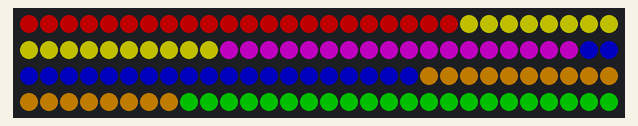
A sketch run on a simulated Arduino Uno, built with avr-gcc and run on an emulated ATmega328P. On the bench: 120 RGB LEDs in strip order, left to right, continuing on the next row. Dim RGB values are drawn brighter than linear.

Above: at 0.1 s.

The sketch:

DriverLights.ino
```cpp
/* This example shows how to display a moving rainbow pattern on
 * an APA102-based LED strip. */

/* By default, the APA102 uses pinMode and digitalWrite to write
 * to the LEDs, which works on all Arduino-compatible boards but
 * might be slow.  If you have a board supported by the FastGPIO
 * library and want faster LED updates, then install the
 * FastGPIO library and uncomment the next two lines: */
// #include <FastGPIO.h>
// #define APA102_USE_FAST_GPIO

#include <APA102.h>

// Define which pins to use.
const uint8_t dataPin = 11;
const uint8_t clockPin = 12;

// Create an object for writing to the LED strip.
APA102<dataPin, clockPin> ledStrip;

// Set the number of LEDs to control.
const uint16_t ledCount = 120;

// Create a buffer for holding the colors (3 bytes per color).
rgb_color colors[ledCount];

// Set the brightness to use (the maximum is 31).
//const uint8_t brightness = 10;
void setup()
{
}
// Converts a color from HSV to RGB.
// h is hue, as a number between 0 and 360.
// s is the saturation, as a number between 0 and 255.
// v is the value, as a number between 0 and 255.
rgb_color hsvToRgb(uint16_t h, uint8_t s, uint8_t v)
{
    uint8_t f = (h % 60) * 255 / 60;
    uint8_t p = (255 - s) * (uint16_t)v / 255;
    uint8_t q = (255 - f * (uint16_t)s / 255) * (uint16_t)v / 255;
    uint8_t t = (255 - (255 - f) * (uint16_t)s / 255) * (uint16_t)v / 255;
    uint8_t r = 0, g = 0, b = 0;
    switch((h / 60) % 6){
        case 0: r = v; g = t; b = p; break;
        case 1: r = q; g = v; b = p; break;
        case 2: r = p; g = v; b = t; break;
        case 3: r = p; g = q; b = v; break;
        case 4: r = t; g = p; b = v; break;
        case 5: r = v; g = p; b = q; break;
    }

}

//red, yellow, purple, blue, orange, green
int led_start_index_per_section[] = { 0, 22, 40, 58, 80, 98 };
int num_leds_per_section[] = { 22, 18, 18, 22, 18, 22 };
int red_value_per_section[] = {255, 255, 255, 0, 255, 0 };
int green_value_per_section[] = { 0, 255, 0, 0, 165, 255 };
int blue_value_per_section[] = { 0, 0, 255, 255, 0, 0 };
int intensity_per_section[] = { 10, 10, 10, 10, 10, 10 };

void setLight(int color, boolean lightState)
{
    if ( 0 <= color <=5 )
    {
     if (lightState == true)
        {
          intensity_per_section[color] = 10;
        }
     else
        {
          intensity_per_section[color] = 0;
        }
    }
}
void loop()
{

    ledStrip.startFrame();
  for(uint16_t i = 0; i < ledCount; i++)
  {
    for (int x = 0; x < 6; x++ ) {
      if ( ( led_start_index_per_section[x] <= i ) &&
           ( ( x == 5 ) ||
             ( i < led_start_index_per_section[x+1] ) ) ) {
         ledStrip.sendColor(
             red_value_per_section[x],
             green_value_per_section[x],
             blue_value_per_section[x],
             intensity_per_section[x]);
             break;
      }
    }
  }
  //  ledStrip.sendColor(255, 0, 0, 10); //(RED, GREEN, BLUE, BRIGHTNESS)
  //}
  ledStrip.endFrame(ledCount);
}
```
